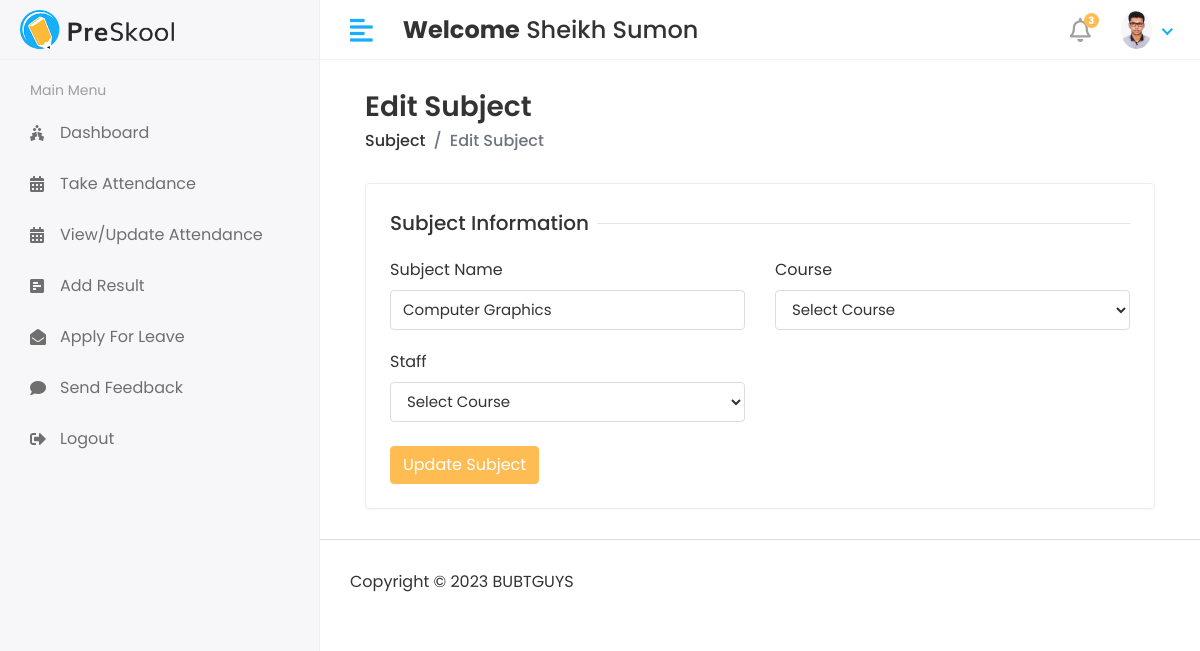
Page /Admin1/Subject/Edit/1 (signed in) on the earlier database version.
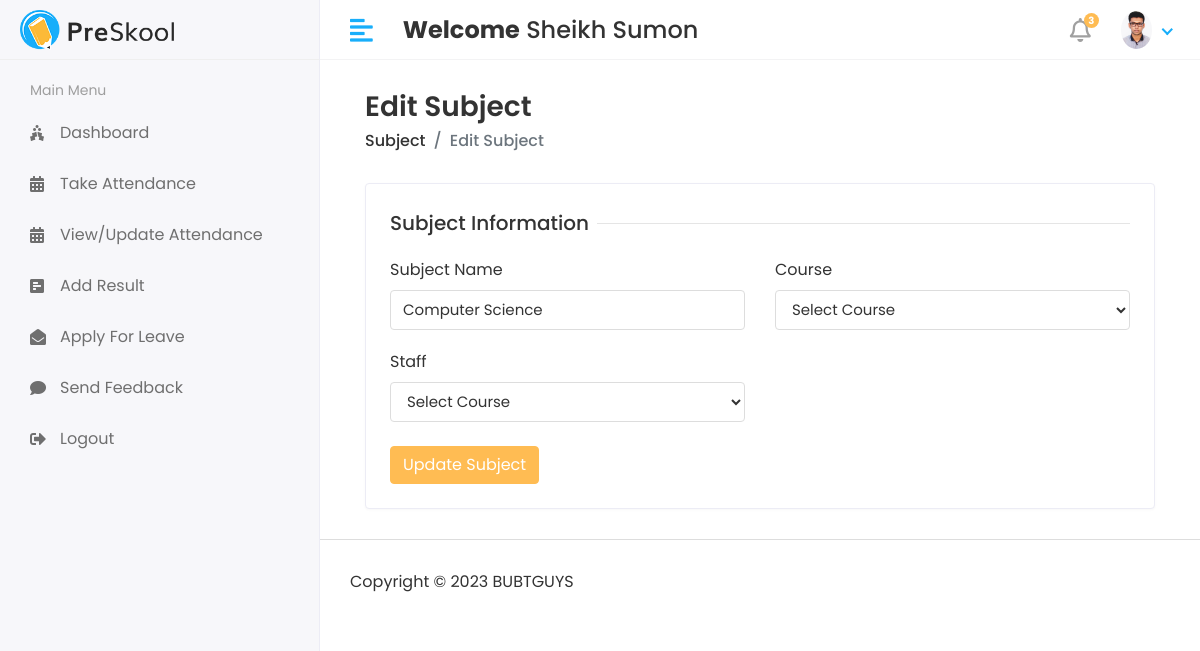
Same page on the later database version.
### app/models.py (models this page shows, shortened)
class Subject(models.Model):
    name=models.CharField(max_length=100)
    course= models.ForeignKey(Course,on_delete=models.CASCADE)
    staff=models.ForeignKey(Staff,on_delete=models.CASCADE)
    created_at = models.DateTimeField(auto_now_add=True)
    updated_at=models.DateTimeField(auto_now=True)

### ticket/admin1.py (the view)
# urls.py: path('Admin1/Subject/Edit/<str:id>', admin1.EDIT_SUBJECT, name='edit_subject'),
@login_required(login_url='/')
def EDIT_SUBJECT(request,id):
    subject=Subject.objects.get(id=id)
    course= Course.objects.all()
    staff=Staff.objects.all()
    context={
        'subject':subject,
        'course':course,
        'staff':staff,
    }
    return render(request,'admin1/edit_subject.html',context)

### templates/admin1/edit_subject.html (shortened to what this page needs)
{% extends 'base.html' %}
{% block content %}
    <div class="content container-fluid">
        <div class="page-header">
            <div class="row align-items-center">
                <div class="col">
                    <h3 class="page-title">Edit Subject</h3>
                    <ul class="breadcrumb">
                        <li class="breadcrumb-item"><a href="subjects.html">Subject</a></li>
                        <li class="breadcrumb-item active">Edit Subject</li>
                    </ul>
                </div>
            </div>
        </div>
        <div class="row">
            <div class="col-sm-12">
                <div class="card">
                    <div class="card-body">
                        <form action="{% url 'update_subject' %}" method="post">
                            <div class="row">
                                <div class="col-12">
                                    <h5 class="form-title"><span>Subject Information</span></h5>
                                </div>
                                <div class="col-12 col-sm-6">
                                    <div class="form-group">
                                        <label>Subject Name</label>
                                        <input type="text" class="form-control" name="subject_name" value="{{subject.name}}" required>
                                    </div>
                                </div>
                                <div class="col-12 col-sm-6">
                                <label>Course</label>
                                   <select class="form-control" name="course_id" required>
                                   <option>Select Course</option>
                                   </select>
                                </div>
                                <div class="col-12 col-sm-6">
                                     <label>Staff</label>
                                   <select class="form-control" name="staff_id" required>
                                   <option>Select Course</option>
                                   </select>
                                </div>
                                <br>
                                <div class="col-12 mt-4 ">
                                    <button type="submit" class="btn btn-primary">Update Subject</button>
                                </div>
                            </div>
                        </form>
                    </div>
                </div>
            </div>
        </div>
    </div>
</div>
{% endblock %}

Differences in the rows shown:
changed Subject: subject_name "Computer Graphics" → "Computer Science"
